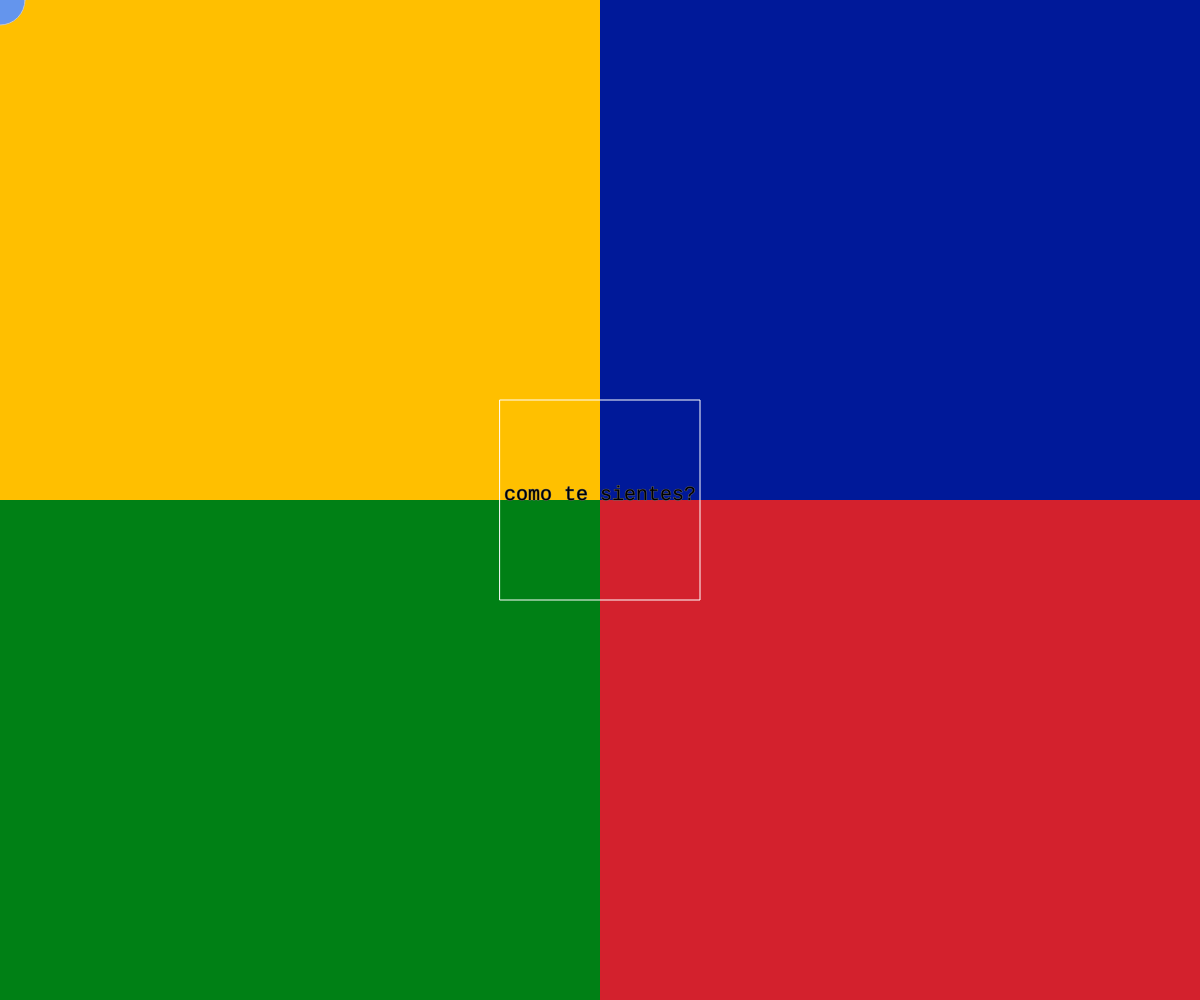
Frame 1 (no input)
Frame 60 (no input): identical to frame 1, image omitted
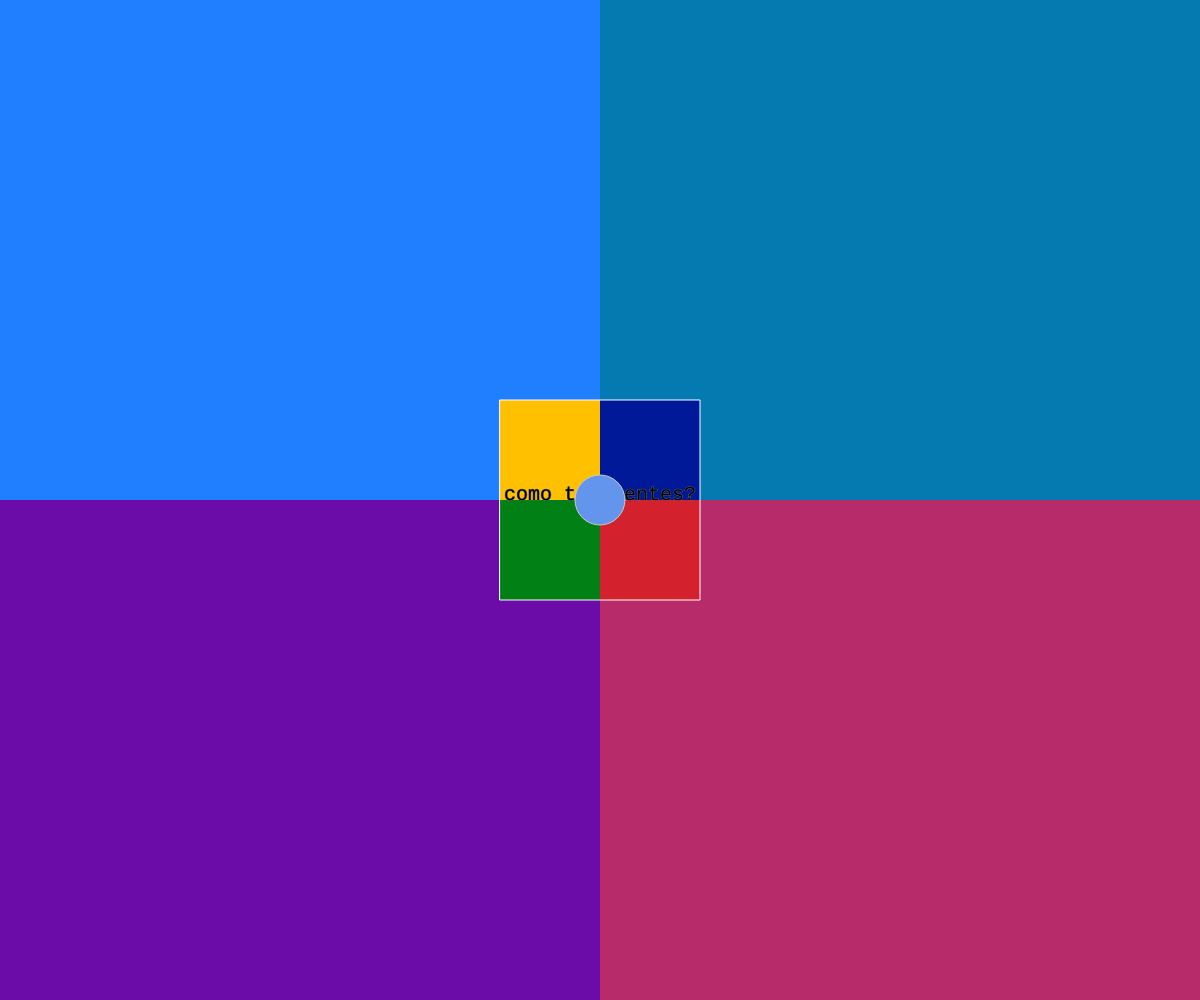
Frame 120 (the mouse pressed at the canvas centre since frame 60)

The p5.js sketch that drew these frames (run headless with seeded random() and noise() and a simulated clock; from frame 60 on, the mouse is pressed at the canvas centre):

// p5.js sketch
// ── sketch.js
//variables
let colorRect1 = 0;
let colorRect2 = 0;
let colorRect3 = 0;
let colorRect4 = 0;
let x1;
let x2;
let x3;
let x4;
let y1;
let y2;
let y3;
let y4;
let x5; 
let y5;
let anchoCua;
let altoCua;
let anchoBase;
let altoBase;
let xAmarillo;
let yAmarillo;
let xAzul;
let yAzul;
let xVerde;
let yVerde;
let xRojo;
let yRojo;
let anchoMicroZonas;
let altoMicroZonas;

function setup() {
  createCanvas(windowWidth, windowHeight);
  //valores base de las variables para el fondo
  colorRect1 = color(255, 191, 0);
  colorRect2 = color(0, 25, 153);
  colorRect3 = color(0, 128, 21);
  colorRect4 = color(211, 33, 45);
  anchoCua = windowWidth / 2; 
  altoCua = windowHeight / 2;
  anchoBase = 200;
  altoBase = 200;
  x1 = 0;
  y1 = 0;
  x2 = width / 2;
  y2 = 0;
  x3 = 0;
  y3 = height / 2;
  x4 = width / 2;
  y4 = height / 2;
  x5 = width / 2;
  y5 = height / 2;

}
function draw() {
  background(100);

  //cuadrado 1 amarillo (felicidad)
  noStroke();
  fill(colorRect1);
  rect(x1, y1, anchoCua, altoCua);

  //cuadrado 2 azul(tristeza)
  noStroke();
  fill(colorRect2);
  rect(x2, y2, anchoCua, altoCua);

  // cuadrado 3 verde (positivo)
  noStroke();
  fill(colorRect3);
  rect(x3, y3, anchoCua, altoCua);

  //cuadro rojo 4 (negativo)
  noStroke();
  fill(colorRect4);
  rect(x4, y4, anchoCua, altoCua);

// valores base de las variables para el cuadrado base
  xAmarillo = x5 - anchoBase / 2;
  yAmarillo = y5 - altoBase / 2;
  xAzul = x5;
  yAzul = y5 - altoBase / 2;
  xVerde = x5 - anchoBase / 2;
  yVerde = y5;
  xRojo = x5;
  yRojo = y5;
  anchoMicroZonas = anchoBase / 2;
  altoMicroZonas = altoBase / 2;

  // zona amarilla del cuadrado base
  fill(255, 192, 0);
  rect(xAmarillo, yAmarillo, anchoMicroZonas, altoMicroZonas);

  // zona azul del cuadrado base
  fill(0, 25, 153);
  rect(xAzul, yAzul, anchoMicroZonas, altoMicroZonas);

  // zona verde del cuadrado base
  fill(0, 128, 21);
  rect(xVerde, yVerde, anchoMicroZonas, altoMicroZonas);

  // zona roja del cuadrado base
  fill(211, 33, 45);
  rect(xRojo, yRojo, anchoMicroZonas, altoMicroZonas);
 
  //cuadrado base
  push(); 
  noFill();
  stroke(255);
  rectMode(CENTER)
  rect(x5, y5, anchoBase, altoBase);
  fill(0);
  stroke(100);
  textAlign(CENTER); 
  textSize(20);
  textFont('Courier New');
  text("como te sientes?", width/2, y5);
  pop() 

  //circulo mouse 
  fill(100, 149, 237);
  stroke(200);
  ellipse(mouseX, mouseY, 50, 50);

  //cambio de color
   
  if (mouseIsPressed === true) {
    // zona amarilla
    if (mouseX > xAmarillo && mouseX < xAmarillo + anchoMicroZonas && mouseY > yAmarillo && mouseY < yAmarillo + altoMicroZonas) {
      colorRect1 = color(238, 130, 238);
      colorRect2 = color(255, 105, 180);
      colorRect3 = color(250, 128, 114);
      colorRect4 = color(0, 255, 127);
    }

    //zona azul
    else if (mouseX > xAzul && mouseX < xAzul + anchoMicroZonas && mouseY > yAzul && mouseY < yAzul + altoMicroZonas) {
      colorRect1 = color(105, 105, 105);
      colorRect2 = color(112, 128, 144);
      colorRect3 = color(47, 79, 79);
      colorRect4 = color(0, 0, 0);
    }

    // zona verde
    else if (mouseX > xVerde && mouseX < xVerde + anchoMicroZonas && mouseY > yVerde && mouseY < yVerde + altoMicroZonas) {
      colorRect1 = color(0, 255, 255);
      colorRect2 = color(68, 214, 44);
      colorRect3 = color(224, 231, 34);
      colorRect4 = color(176, 38, 255);
    }

    // zona roja
    else if (mouseX > xRojo && mouseX < xRojo + anchoMicroZonas && mouseY > yRojo && mouseY < yRojo + altoMicroZonas) {
      colorRect1 = color(139, 0, 0);
      colorRect2 = color(40);
      colorRect3 = color(153, 76, 0);
      colorRect4 = color(138, 118, 104);
    }
    // ninguno
    else{
      colorRect1 = color(random(255), random(255), random(255));
      colorRect2 = color(random(255), random(255), random(255));
      colorRect3 = color(random(255), random(255), random(255));
      colorRect4 = color(random(255), random(255), random(255));
    }
  }

}
